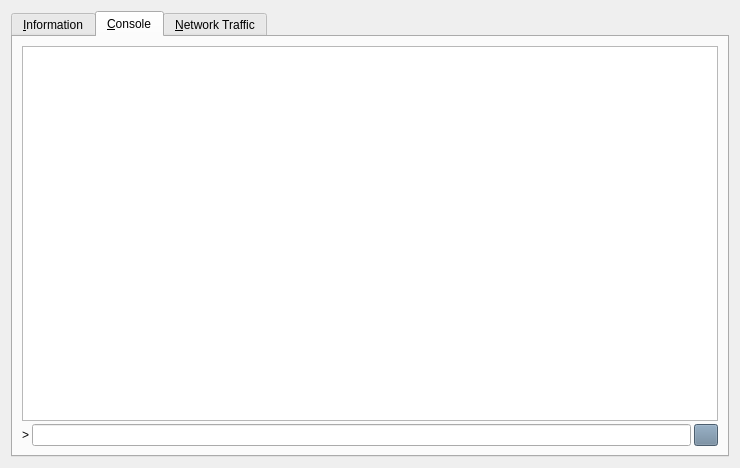
<?xml version="1.0" encoding="UTF-8"?>
<ui version="4.0">
 <class>RPCConsole</class>
 <widget class="QDialog" name="RPCConsole">
  <property name="geometry">
   <rect>
    <x>0</x>
    <y>0</y>
    <width>740</width>
    <height>468</height>
   </rect>
  </property>
  <property name="windowTitle">
   <string>SmtCoin - Debug window</string>
  </property>
  <property name="styleSheet">
   <string notr="true">background-image: url(:/images/bkg);</string>
  </property>
  <layout class="QVBoxLayout" name="verticalLayout_2">
   <item>
    <widget class="QTabWidget" name="tabWidget">
     <property name="styleSheet">
      <string notr="true"/>
     </property>
     <property name="currentIndex">
      <number>1</number>
     </property>
     <widget class="QWidget" name="tab_info">
      <property name="styleSheet">
       <string notr="true"/>
      </property>
      <attribute name="title">
       <string>&amp;Information</string>
      </attribute>
      <layout class="QGridLayout" name="gridLayout" columnstretch="0,1">
       <property name="horizontalSpacing">
        <number>12</number>
       </property>
       <item row="0" column="0">
        <widget class="QLabel" name="label_9">
         <property name="font">
          <font>
           <weight>75</weight>
           <bold>true</bold>
          </font>
         </property>
         <property name="styleSheet">
          <string notr="true">background-image: url(:/images/bgbfree);</string>
         </property>
         <property name="text">
          <string>SmtCoin Core</string>
         </property>
        </widget>
       </item>
       <item row="1" column="0">
        <widget class="QLabel" name="label_5">
         <property name="styleSheet">
          <string notr="true">background-image: url(:/images/bgbfree);</string>
         </property>
         <property name="text">
          <string>Client name</string>
         </property>
        </widget>
       </item>
       <item row="1" column="1">
        <widget class="QLabel" name="clientName">
         <property name="cursor">
          <cursorShape>IBeamCursor</cursorShape>
         </property>
         <property name="styleSheet">
          <string notr="true">background-image: url(:/images/bgbfree);</string>
         </property>
         <property name="text">
          <string>N/A</string>
         </property>
         <property name="textFormat">
          <enum>Qt::PlainText</enum>
         </property>
         <property name="textInteractionFlags">
          <set>Qt::LinksAccessibleByMouse|Qt::TextSelectableByKeyboard|Qt::TextSelectableByMouse</set>
         </property>
        </widget>
       </item>
       <item row="2" column="0">
        <widget class="QLabel" name="label_6">
         <property name="styleSheet">
          <string notr="true">background-image: url(:/images/bgbfree);</string>
         </property>
         <property name="text">
          <string>Client version</string>
         </property>
        </widget>
       </item>
       <item row="2" column="1">
        <widget class="QLabel" name="clientVersion">
         <property name="cursor">
          <cursorShape>IBeamCursor</cursorShape>
         </property>
         <property name="styleSheet">
          <string notr="true">background-image: url(:/images/bgbfree);</string>
         </property>
         <property name="text">
          <string>N/A</string>
         </property>
         <property name="textFormat">
          <enum>Qt::PlainText</enum>
         </property>
         <property name="textInteractionFlags">
          <set>Qt::LinksAccessibleByMouse|Qt::TextSelectableByKeyboard|Qt::TextSelectableByMouse</set>
         </property>
        </widget>
       </item>
       <item row="3" column="0">
        <widget class="QLabel" name="label_14">
         <property name="styleSheet">
          <string notr="true">background-image: url(:/images/bgbfree);</string>
         </property>
         <property name="text">
          <string>Using OpenSSL version</string>
         </property>
         <property name="indent">
          <number>10</number>
         </property>
        </widget>
       </item>
       <item row="3" column="1">
        <widget class="QLabel" name="openSSLVersion">
         <property name="cursor">
          <cursorShape>IBeamCursor</cursorShape>
         </property>
         <property name="styleSheet">
          <string notr="true">background-image: url(:/images/bgbfree);</string>
         </property>
         <property name="text">
          <string>N/A</string>
         </property>
         <property name="textFormat">
          <enum>Qt::PlainText</enum>
         </property>
         <property name="textInteractionFlags">
          <set>Qt::LinksAccessibleByMouse|Qt::TextSelectableByKeyboard|Qt::TextSelectableByMouse</set>
         </property>
        </widget>
       </item>
       <item row="4" column="0">
        <widget class="QLabel" name="label_12">
         <property name="styleSheet">
          <string notr="true">background-image: url(:/images/bgbfree);</string>
         </property>
         <property name="text">
          <string>Build date</string>
         </property>
        </widget>
       </item>
       <item row="4" column="1">
        <widget class="QLabel" name="buildDate">
         <property name="cursor">
          <cursorShape>IBeamCursor</cursorShape>
         </property>
         <property name="styleSheet">
          <string notr="true">background-image: url(:/images/bgbfree);</string>
         </property>
         <property name="text">
          <string>N/A</string>
         </property>
         <property name="textFormat">
          <enum>Qt::PlainText</enum>
         </property>
         <property name="textInteractionFlags">
          <set>Qt::LinksAccessibleByMouse|Qt::TextSelectableByKeyboard|Qt::TextSelectableByMouse</set>
         </property>
        </widget>
       </item>
       <item row="5" column="0">
        <widget class="QLabel" name="label_13">
         <property name="styleSheet">
          <string notr="true">background-image: url(:/images/bgbfree);</string>
         </property>
         <property name="text">
          <string>Startup time</string>
         </property>
        </widget>
       </item>
       <item row="5" column="1">
        <widget class="QLabel" name="startupTime">
         <property name="cursor">
          <cursorShape>IBeamCursor</cursorShape>
         </property>
         <property name="styleSheet">
          <string notr="true">background-image: url(:/images/bgbfree);</string>
         </property>
         <property name="text">
          <string>N/A</string>
         </property>
         <property name="textFormat">
          <enum>Qt::PlainText</enum>
         </property>
         <property name="textInteractionFlags">
          <set>Qt::LinksAccessibleByMouse|Qt::TextSelectableByKeyboard|Qt::TextSelectableByMouse</set>
         </property>
        </widget>
       </item>
       <item row="6" column="0">
        <widget class="QLabel" name="label_11">
         <property name="font">
          <font>
           <weight>75</weight>
           <bold>true</bold>
          </font>
         </property>
         <property name="styleSheet">
          <string notr="true">background-image: url(:/images/bgbfree);</string>
         </property>
         <property name="text">
          <string>Network</string>
         </property>
        </widget>
       </item>
       <item row="7" column="0">
        <widget class="QLabel" name="label_7">
         <property name="styleSheet">
          <string notr="true">background-image: url(:/images/bgbfree);</string>
         </property>
         <property name="text">
          <string>Number of connections</string>
         </property>
        </widget>
       </item>
       <item row="7" column="1">
        <widget class="QLabel" name="numberOfConnections">
         <property name="cursor">
          <cursorShape>IBeamCursor</cursorShape>
         </property>
         <property name="styleSheet">
          <string notr="true">background-image: url(:/images/bgbfree);</string>
         </property>
         <property name="text">
          <string>N/A</string>
         </property>
         <property name="textFormat">
          <enum>Qt::PlainText</enum>
         </property>
         <property name="textInteractionFlags">
          <set>Qt::LinksAccessibleByMouse|Qt::TextSelectableByKeyboard|Qt::TextSelectableByMouse</set>
         </property>
        </widget>
       </item>
       <item row="8" column="0">
        <widget class="QLabel" name="label_8">
         <property name="styleSheet">
          <string notr="true">background-image: url(:/images/bgbfree);</string>
         </property>
         <property name="text">
          <string>On testnet</string>
         </property>
        </widget>
       </item>
       <item row="8" column="1">
        <widget class="QCheckBox" name="isTestNet">
         <property name="enabled">
          <bool>false</bool>
         </property>
         <property name="styleSheet">
          <string notr="true">background-image: url(:/images/bgbfree);</string>
         </property>
         <property name="text">
          <string/>
         </property>
        </widget>
       </item>
       <item row="9" column="0">
        <widget class="QLabel" name="label_10">
         <property name="font">
          <font>
           <weight>75</weight>
           <bold>true</bold>
          </font>
         </property>
         <property name="styleSheet">
          <string notr="true">background-image: url(:/images/bgbfree);</string>
         </property>
         <property name="text">
          <string>Block chain</string>
         </property>
        </widget>
       </item>
       <item row="10" column="0">
        <widget class="QLabel" name="label_3">
         <property name="styleSheet">
          <string notr="true">background-image: url(:/images/bgbfree);</string>
         </property>
         <property name="text">
          <string>Current number of blocks</string>
         </property>
        </widget>
       </item>
       <item row="10" column="1">
        <widget class="QLabel" name="numberOfBlocks">
         <property name="cursor">
          <cursorShape>IBeamCursor</cursorShape>
         </property>
         <property name="styleSheet">
          <string notr="true">background-image: url(:/images/bgbfree);</string>
         </property>
         <property name="text">
          <string>N/A</string>
         </property>
         <property name="textFormat">
          <enum>Qt::PlainText</enum>
         </property>
         <property name="textInteractionFlags">
          <set>Qt::LinksAccessibleByMouse|Qt::TextSelectableByKeyboard|Qt::TextSelectableByMouse</set>
         </property>
        </widget>
       </item>
       <item row="11" column="0">
        <widget class="QLabel" name="label_2">
         <property name="styleSheet">
          <string notr="true">background-image: url(:/images/bgbfree);</string>
         </property>
         <property name="text">
          <string>Last block time</string>
         </property>
        </widget>
       </item>
       <item row="11" column="1">
        <widget class="QLabel" name="lastBlockTime">
         <property name="cursor">
          <cursorShape>IBeamCursor</cursorShape>
         </property>
         <property name="styleSheet">
          <string notr="true">background-image: url(:/images/bgbfree);</string>
         </property>
         <property name="text">
          <string>N/A</string>
         </property>
         <property name="textFormat">
          <enum>Qt::PlainText</enum>
         </property>
         <property name="textInteractionFlags">
          <set>Qt::LinksAccessibleByMouse|Qt::TextSelectableByKeyboard|Qt::TextSelectableByMouse</set>
         </property>
        </widget>
       </item>
       <item row="12" column="0">
        <spacer name="verticalSpacer_2">
         <property name="orientation">
          <enum>Qt::Vertical</enum>
         </property>
         <property name="sizeHint" stdset="0">
          <size>
           <width>20</width>
           <height>20</height>
          </size>
         </property>
        </spacer>
       </item>
       <item row="13" column="0">
        <widget class="QLabel" name="labelDebugLogfile">
         <property name="font">
          <font>
           <weight>75</weight>
           <bold>true</bold>
          </font>
         </property>
         <property name="styleSheet">
          <string notr="true">background-image: url(:/images/bgbfree);</string>
         </property>
         <property name="text">
          <string>Debug log file</string>
         </property>
        </widget>
       </item>
       <item row="14" column="0">
        <widget class="QPushButton" name="openDebugLogfileButton">
         <property name="toolTip">
          <string>Open the SmtCoin debug log file from the current data directory. This can take a few seconds for large log files.</string>
         </property>
         <property name="styleSheet">
          <string notr="true">background-color: rgb(106, 131, 154);</string>
         </property>
         <property name="text">
          <string>&amp;Open</string>
         </property>
         <property name="autoDefault">
          <bool>false</bool>
         </property>
        </widget>
       </item>
       <item row="15" column="0">
        <widget class="QLabel" name="labelCLOptions">
         <property name="font">
          <font>
           <weight>75</weight>
           <bold>true</bold>
          </font>
         </property>
         <property name="styleSheet">
          <string notr="true">background-image: url(:/images/bgbfree);</string>
         </property>
         <property name="text">
          <string>Command-line options</string>
         </property>
        </widget>
       </item>
       <item row="16" column="0">
        <widget class="QPushButton" name="showCLOptionsButton">
         <property name="toolTip">
          <string>Show the SmtCoin-Qt help message to get a list with possible SmtCoin command-line options.</string>
         </property>
         <property name="styleSheet">
          <string notr="true">background-color: rgb(106, 131, 154);</string>
         </property>
         <property name="text">
          <string>&amp;Show</string>
         </property>
         <property name="autoDefault">
          <bool>false</bool>
         </property>
        </widget>
       </item>
       <item row="17" column="0">
        <spacer name="verticalSpacer">
         <property name="orientation">
          <enum>Qt::Vertical</enum>
         </property>
         <property name="sizeHint" stdset="0">
          <size>
           <width>20</width>
           <height>40</height>
          </size>
         </property>
        </spacer>
       </item>
      </layout>
     </widget>
     <widget class="QWidget" name="tab_console">
      <attribute name="title">
       <string>&amp;Console</string>
      </attribute>
      <layout class="QVBoxLayout" name="verticalLayout_3">
       <property name="spacing">
        <number>3</number>
       </property>
       <item>
        <widget class="QTextEdit" name="messagesWidget">
         <property name="minimumSize">
          <size>
           <width>0</width>
           <height>100</height>
          </size>
         </property>
         <property name="styleSheet">
          <string notr="true">background-image: url(:/images/bgbfree);</string>
         </property>
         <property name="readOnly">
          <bool>true</bool>
         </property>
         <property name="tabKeyNavigation" stdset="0">
          <bool>false</bool>
         </property>
         <property name="columnCount" stdset="0">
          <number>2</number>
         </property>
        </widget>
       </item>
       <item>
        <layout class="QHBoxLayout" name="horizontalLayout">
         <property name="spacing">
          <number>3</number>
         </property>
         <item>
          <widget class="QLabel" name="label">
           <property name="styleSheet">
            <string notr="true">background-image: url(:/images/bgbfree);</string>
           </property>
           <property name="text">
            <string notr="true">&gt;</string>
           </property>
          </widget>
         </item>
         <item>
          <widget class="QLineEdit" name="lineEdit">
           <property name="styleSheet">
            <string notr="true">background-image: url(:/images/gr);</string>
           </property>
          </widget>
         </item>
         <item>
          <widget class="QPushButton" name="clearButton">
           <property name="maximumSize">
            <size>
             <width>24</width>
             <height>24</height>
            </size>
           </property>
           <property name="toolTip">
            <string>Clear console</string>
           </property>
           <property name="styleSheet">
            <string notr="true">background-color: rgb(106, 131, 154);
background-image: url(:/images/bgbfree);</string>
           </property>
           <property name="text">
            <string/>
           </property>
           <property name="icon">
            <iconset resource="../bitcoin.qrc">
             <normaloff>:/icons/remove</normaloff>:/icons/remove</iconset>
           </property>
           <property name="shortcut">
            <string notr="true">Ctrl+L</string>
           </property>
           <property name="autoDefault">
            <bool>false</bool>
           </property>
          </widget>
         </item>
        </layout>
       </item>
      </layout>
     </widget>
     <widget class="QWidget" name="tab">
      <attribute name="title">
       <string>&amp;Network Traffic</string>
      </attribute>
      <layout class="QHBoxLayout" name="horizontalLayout_3">
       <item>
        <layout class="QVBoxLayout" name="verticalLayout_4">
         <item>
          <widget class="TrafficGraphWidget" name="trafficGraph" native="true">
           <property name="sizePolicy">
            <sizepolicy hsizetype="Expanding" vsizetype="Expanding">
             <horstretch>0</horstretch>
             <verstretch>0</verstretch>
            </sizepolicy>
           </property>
           <property name="styleSheet">
            <string notr="true">background-image: url(:/images/bgbfree);</string>
           </property>
          </widget>
         </item>
         <item>
          <layout class="QHBoxLayout" name="horizontalLayout_2">
           <item>
            <widget class="QSlider" name="sldGraphRange">
             <property name="styleSheet">
              <string notr="true">background-image: url(:/images/bgbfree);</string>
             </property>
             <property name="minimum">
              <number>1</number>
             </property>
             <property name="maximum">
              <number>288</number>
             </property>
             <property name="pageStep">
              <number>12</number>
             </property>
             <property name="value">
              <number>6</number>
             </property>
             <property name="orientation">
              <enum>Qt::Horizontal</enum>
             </property>
            </widget>
           </item>
           <item>
            <widget class="QLabel" name="lblGraphRange">
             <property name="minimumSize">
              <size>
               <width>100</width>
               <height>0</height>
              </size>
             </property>
             <property name="styleSheet">
              <string notr="true">background-image: url(:/images/bgbfree);</string>
             </property>
             <property name="alignment">
              <set>Qt::AlignCenter</set>
             </property>
            </widget>
           </item>
           <item>
            <widget class="QPushButton" name="btnClearTrafficGraph">
             <property name="styleSheet">
              <string notr="true">background-color: rgb(106, 131, 154);
background-image: url(:/images/bgbfree);</string>
             </property>
             <property name="text">
              <string>&amp;Clear</string>
             </property>
            </widget>
           </item>
          </layout>
         </item>
        </layout>
       </item>
       <item>
        <layout class="QVBoxLayout" name="verticalLayout">
         <item>
          <widget class="QGroupBox" name="groupBox">
           <property name="styleSheet">
            <string notr="true">background-image: url(:/images/bgbfree);</string>
           </property>
           <property name="title">
            <string>Totals</string>
           </property>
           <layout class="QVBoxLayout" name="verticalLayout_5">
            <item>
             <layout class="QHBoxLayout" name="horizontalLayout_4">
              <item>
               <widget class="Line" name="line">
                <property name="sizePolicy">
                 <sizepolicy hsizetype="Fixed" vsizetype="Fixed">
                  <horstretch>0</horstretch>
                  <verstretch>0</verstretch>
                 </sizepolicy>
                </property>
                <property name="minimumSize">
                 <size>
                  <width>10</width>
                  <height>0</height>
                 </size>
                </property>
                <property name="palette">
                 <palette>
                  <active>
                   <colorrole role="Light">
                    <brush brushstyle="SolidPattern">
                     <color alpha="255">
                      <red>0</red>
                      <green>255</green>
                      <blue>0</blue>
                     </color>
                    </brush>
                   </colorrole>
                  </active>
                  <inactive>
                   <colorrole role="Light">
                    <brush brushstyle="SolidPattern">
                     <color alpha="255">
                      <red>0</red>
                      <green>255</green>
                      <blue>0</blue>
                     </color>
                    </brush>
                   </colorrole>
                  </inactive>
                  <disabled>
                   <colorrole role="Light">
                    <brush brushstyle="SolidPattern">
                     <color alpha="255">
                      <red>0</red>
                      <green>255</green>
                      <blue>0</blue>
                     </color>
                    </brush>
                   </colorrole>
                  </disabled>
                 </palette>
                </property>
                <property name="orientation">
                 <enum>Qt::Horizontal</enum>
                </property>
               </widget>
              </item>
              <item>
               <widget class="QLabel" name="label_16">
                <property name="styleSheet">
                 <string notr="true">background-image: url(:/images/bgbfree);</string>
                </property>
                <property name="text">
                 <string>In:</string>
                </property>
               </widget>
              </item>
              <item>
               <widget class="QLabel" name="lblBytesIn">
                <property name="minimumSize">
                 <size>
                  <width>50</width>
                  <height>0</height>
                 </size>
                </property>
                <property name="styleSheet">
                 <string notr="true">background-image: url(:/images/bgbfree);</string>
                </property>
                <property name="alignment">
                 <set>Qt::AlignRight|Qt::AlignTrailing|Qt::AlignVCenter</set>
                </property>
               </widget>
              </item>
             </layout>
            </item>
            <item>
             <layout class="QHBoxLayout" name="horizontalLayout_5">
              <item>
               <widget class="Line" name="line_2">
                <property name="sizePolicy">
                 <sizepolicy hsizetype="Fixed" vsizetype="Fixed">
                  <horstretch>0</horstretch>
                  <verstretch>0</verstretch>
                 </sizepolicy>
                </property>
                <property name="minimumSize">
                 <size>
                  <width>10</width>
                  <height>0</height>
                 </size>
                </property>
                <property name="palette">
                 <palette>
                  <active>
                   <colorrole role="Light">
                    <brush brushstyle="SolidPattern">
                     <color alpha="255">
                      <red>255</red>
                      <green>0</green>
                      <blue>0</blue>
                     </color>
                    </brush>
                   </colorrole>
                  </active>
                  <inactive>
                   <colorrole role="Light">
                    <brush brushstyle="SolidPattern">
                     <color alpha="255">
                      <red>255</red>
                      <green>0</green>
                      <blue>0</blue>
                     </color>
                    </brush>
                   </colorrole>
                  </inactive>
                  <disabled>
                   <colorrole role="Light">
                    <brush brushstyle="SolidPattern">
                     <color alpha="255">
                      <red>255</red>
                      <green>0</green>
                      <blue>0</blue>
                     </color>
                    </brush>
                   </colorrole>
                  </disabled>
                 </palette>
                </property>
                <property name="orientation">
                 <enum>Qt::Horizontal</enum>
                </property>
               </widget>
              </item>
              <item>
               <widget class="QLabel" name="label_17">
                <property name="styleSheet">
                 <string notr="true">background-image: url(:/images/bgbfree);</string>
                </property>
                <property name="text">
                 <string>Out:</string>
                </property>
               </widget>
              </item>
              <item>
               <widget class="QLabel" name="lblBytesOut">
                <property name="minimumSize">
                 <size>
                  <width>50</width>
                  <height>0</height>
                 </size>
                </property>
                <property name="styleSheet">
                 <string notr="true">background-image: url(:/images/bgbfree);</string>
                </property>
                <property name="alignment">
                 <set>Qt::AlignRight|Qt::AlignTrailing|Qt::AlignVCenter</set>
                </property>
               </widget>
              </item>
             </layout>
            </item>
            <item>
             <spacer name="verticalSpacer_4">
              <property name="orientation">
               <enum>Qt::Vertical</enum>
              </property>
              <property name="sizeHint" stdset="0">
               <size>
                <width>20</width>
                <height>407</height>
               </size>
              </property>
             </spacer>
            </item>
           </layout>
          </widget>
         </item>
        </layout>
       </item>
      </layout>
     </widget>
    </widget>
   </item>
  </layout>
 </widget>
 <customwidgets>
  <customwidget>
   <class>TrafficGraphWidget</class>
   <extends>QWidget</extends>
   <header>trafficgraphwidget.h</header>
   <container>1</container>
   <slots>
    <slot>clear()</slot>
   </slots>
  </customwidget>
 </customwidgets>
 <resources>
  <include location="../bitcoin.qrc"/>
 </resources>
 <connections/>
</ui>
